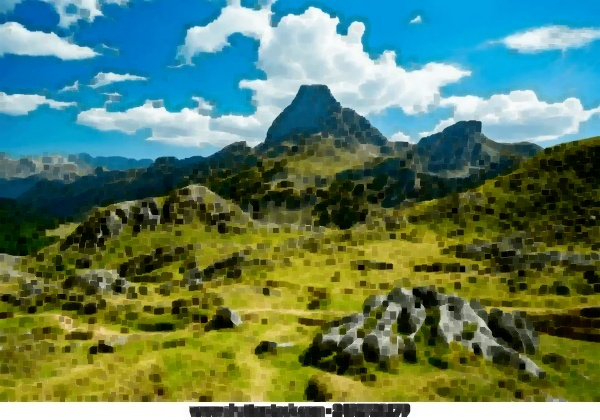
#> input picture Lab/experiment 19/EXP 19/eroded_image.jpg, 600 x 420 px
$ python 'EXPERIMENT 19.py'
#> lines starting #> are read from the running program, lines starting #| are printed output that depends on the picture
import cv2
from tkinter import Tk, filedialog
import os

root = Tk()
root.withdraw()

file = filedialog.askopenfilename(
    title="Select Image",
    filetypes=[("Image Files", "*.jpg *.jpeg *.png")]
)
#> the answer given: eroded_image.jpg

img = cv2.imread(file)
#> img is the input picture: shape (420, 600, 3); mean B, G, R 98.4, 125.3, 92.8

if img is None:
    print("Image not found")
else:
    kernel = cv2.getStructuringElement(
        cv2.MORPH_RECT, (5, 5)
    )

    eroded = cv2.erode(img, kernel, iterations=1)
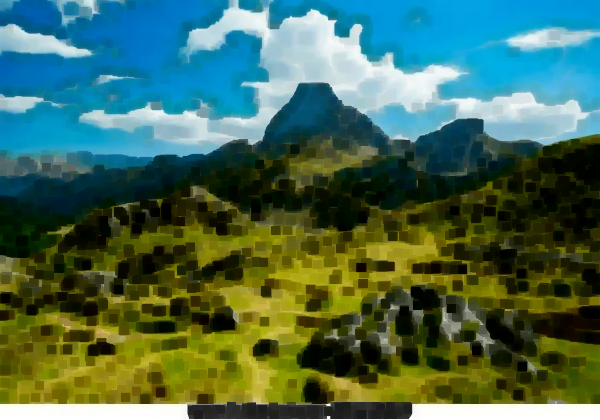
#> eroded: shape (420, 600, 3); mean B, G, R 83.4, 105.5, 70.6

    folder = os.path.dirname(os.path.abspath(__file__))
    output_path = os.path.join(folder, "eroded_image.jpg")

    cv2.imwrite(output_path, eroded)

    cv2.imshow("Original Image", img)
    cv2.imshow("Eroded Image", eroded)

    print("Erosion completed successfully")
    print("Output saved as eroded_image.jpg")

    cv2.waitKey(0)
    cv2.destroyAllWindows()
